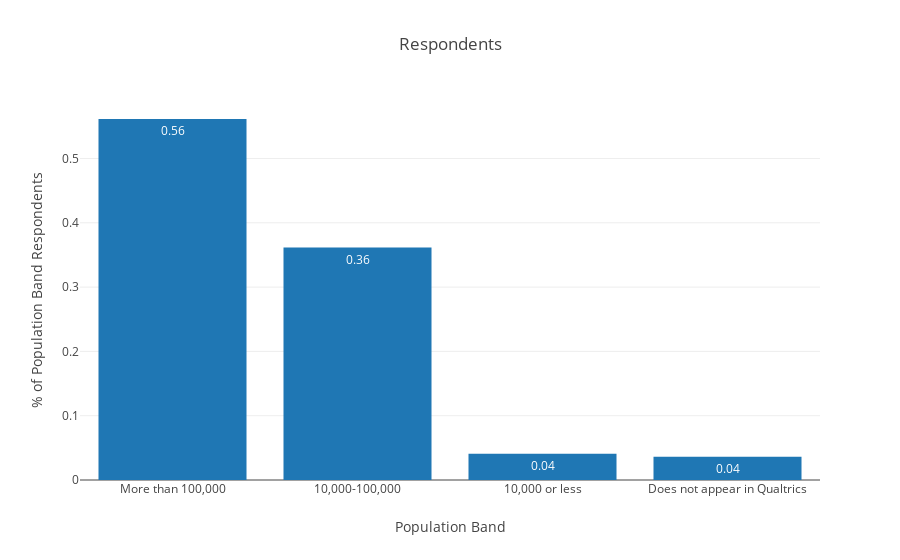

This figure's notebook cell:
### Markdown cell above
### Population Served

### Code cell
genericBar_Plot(wkgdf['Population Band'].value_counts(),
                title='Respondents')

### Figure 1 — Plotly figure (JSON) as saved in the notebook; plotly's stock layout.template omitted (floating-point values rounded to 4 significant figures)
{"data": [{"text": [0.56, 0.36, 0.04, 0.04], "textposition": "auto", "type": "bar", "uid": "ecef801e-7dcd-4a11-8e13-ad3c9e313394", "x": ["More than 100,000", "10,000-100,000", "10,000 or less", "Does not appear in Qualtrics"], "y": [0.5614, 0.3614, 0.04096, 0.03614]}], "layout": {"title": {"text": "Respondents"}, "xaxis": {"title": {"text": "Population Band"}}, "yaxis": {"title": {"text": "% of Population Band Respondents"}}}}
